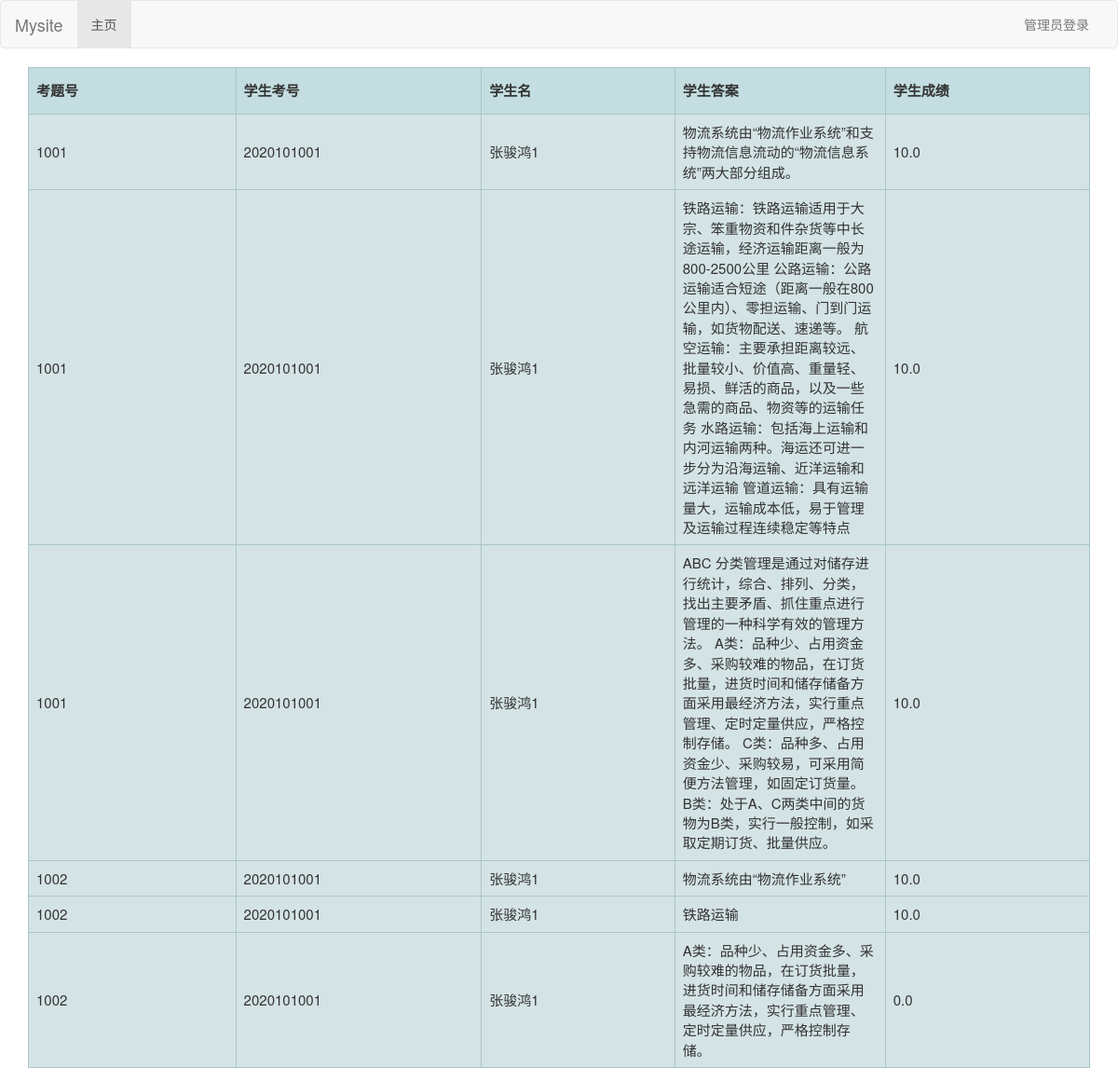
The app's page /student_table/ with its own data.
### word/models.py (models this page shows, shortened)
class Student(models.Model):
    name = models.CharField(max_length=128)
    answer = models.CharField(max_length=1000)
    text_order = models.IntegerField()
    test_number = models.IntegerField()
    grade = models.FloatField()
    num = models.IntegerField()
    class Meta2:
        ordering = ["name", "text_order"]
        verbose_name = "学生"
        verbose_name_plural = "学生"

### word/views.py (the view)
# urls.py: path('student_table/', views.student_table),
def student_table(request):
    if request.method == 'GET':
        test_number = []
        student_num = []
        student_name = []
        student_answer = []
        student_grade = []
        word_test = []
        test_count = models.WordAdmin.objects.all().values_list('test_number').count()
        test = models.WordAdmin.objects.values_list('test_number', flat=True)
        for i in range(test_count):
            test_number = test[i]
            student_words = models.Student.objects.filter(test_number=test_number)
            num_count = models.Student.objects.filter(test_number=test_number).count()
            for y in range(num_count):
                if student_words:
                    word_test.append(student_words[y].test_number)
                    student_num.append(student_words[y].num)
                    student_name.append(student_words[y].name)
                    student_answer.append(student_words[y].answer)
                    student_grade.append(student_words[y].grade)
                result_all = zip(word_test, student_num, student_name, student_answer, student_grade)
        return render(request, 'student_table.html', locals())
    return render(request, 'student_table.html', locals())

### templates/student_table.html (shortened to what this page needs)
{% extends 'test_admin.html' %}
{% load staticfiles %}
{% block css %} <link href="{% static 'css/table.css' %}" rel="stylesheet"/> {% endblock %}
{% block content %}
    <div class="container">
          <table class="hovertable">
            <tr>
                <th>考题号</th><th>学生考号</th><th>学生名</th><th>学生答案</th><th>学生成绩</th>
            </tr>
              {% for word_test,student_num,student_name,student_answer,student_grade in result_all %}
                  <tr onmouseover="this.style.backgroundColor='#ffff66';" onmouseout="this.style.backgroundColor='#d4e3e5';">
                      <td>{{ word_test }}</td>
                      <td>{{ student_num }}</td>
                      <td>{{ student_name }}</td>
                      <td>{{ student_answer }}</td>
                      <td>{{ student_grade }}</td>
                  </tr>
              {% endfor %}
        </table>
    </div>
{% endblock %}

### static/css/table.css (style rules this page uses)
table.hovertable { font-size:15px; color:#333333; border-width: 1px; border-color: #999999; border-collapse: collapse; }
table.hovertable th { background-color:#c3dde0; border-width: 1px; height: 50px; width: 1000px; padding: 8px; border-style: solid; border-color: #a9c6c9; }
table.hovertable tr { background-color:#d4e3e5; width: 1000px; }
table.hovertable td { border-width: 1px; width: 1000px; padding: 8px; border-style: solid; border-color: #a9c6c9; }

### records on screen
Student: result_all "张骏鸿1", result_all "物流系统由“物流作业系统”和支持物流信息流动的“物流信息系统”两大部分组成。", result_all "10.0"
Student: result_all "张骏鸿1", result_all "铁路运输：铁路运输适用于大宗、笨重物资和件杂货等中长途运输，经济运输距离一般为800-2500公里 公路运输：公路运输适合短途（距离一般在800公里内）、零担运输、门到门运输，如货物配送、速递等。 航空运输：主要承担距离较远、批量较小、价值高、重量轻、易损、鲜活的商品，以及一些急需的商品、物资等的运输任务 水路运输：包括海上运输和内河运输两种。海运还可进一步分为沿海运输、近洋运输和远洋运输 管道运输：具有运输量大，运输成本低，易于管理及运输过程连续稳定等特点", result_all "10.0"
Student: result_all "张骏鸿1", result_all "ABC 分类管理是通过对储存进行统计，综合、排列、分类，找出主要矛盾、抓住重点进行管理的一种科学有效的管理方法。 A类：品种少、占用资金多、采购较难的物品，在订货批量，进货时间和储存储备方面采用最经济方法，实行重点管理、定时定量供应，严格控制存储。 C类：品种多、占用资金少、采购较易，可采用简便方法管理，如固定订货量。 B类：处于A、C两类中间的货物为B类，实行一般控制，如采取定期订货、批量供应。", result_all "10.0"
Student: result_all "张骏鸿1", result_all "物流系统由“物流作业系统”", result_all "10.0"
Student: result_all "张骏鸿1", result_all "铁路运输", result_all "10.0"
Student: result_all "张骏鸿1", result_all "A类：品种少、占用资金多、采购较难的物品，在订货批量，进货时间和储存储备方面采用最经济方法，实行重点管理、定时定量供应，严格控制存储。", result_all "0.0"

### other values on screen
{{ word_test }} "1001" "1001" "1001" "1002" "1002" "1002"
{{ student_num }} "2020101001" "2020101001" "2020101001" "2020101001" "2020101001" "2020101001"
